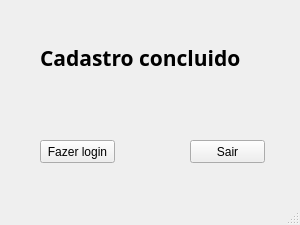
<?xml version="1.0" encoding="UTF-8"?>
<ui version="4.0">
 <class>MainWindow</class>
 <widget class="QMainWindow" name="MainWindow">
  <property name="geometry">
   <rect>
    <x>0</x>
    <y>0</y>
    <width>300</width>
    <height>225</height>
   </rect>
  </property>
  <property name="windowTitle">
   <string>MainWindow</string>
  </property>
  <widget class="QWidget" name="centralwidget">
   <widget class="QLabel" name="label">
    <property name="geometry">
     <rect>
      <x>40</x>
      <y>50</y>
      <width>221</width>
      <height>16</height>
     </rect>
    </property>
    <property name="font">
     <font>
      <family>Arial Black</family>
      <pointsize>16</pointsize>
      <weight>75</weight>
      <bold>true</bold>
     </font>
    </property>
    <property name="text">
     <string>Cadastro concluido</string>
    </property>
   </widget>
   <widget class="QPushButton" name="login_cadastro">
    <property name="geometry">
     <rect>
      <x>40</x>
      <y>140</y>
      <width>75</width>
      <height>23</height>
     </rect>
    </property>
    <property name="text">
     <string>Fazer login</string>
    </property>
   </widget>
   <widget class="QPushButton" name="sair">
    <property name="geometry">
     <rect>
      <x>190</x>
      <y>140</y>
      <width>75</width>
      <height>23</height>
     </rect>
    </property>
    <property name="text">
     <string>Sair</string>
    </property>
   </widget>
  </widget>
  <widget class="QStatusBar" name="statusbar"/>
 </widget>
 <resources/>
 <connections>
  <connection>
   <sender>sair</sender>
   <signal>clicked()</signal>
   <receiver>MainWindow</receiver>
   <slot>close()</slot>
   <hints>
    <hint type="sourcelabel">
     <x>227</x>
     <y>151</y>
    </hint>
    <hint type="destinationlabel">
     <x>149</x>
     <y>124</y>
    </hint>
   </hints>
  </connection>
 </connections>
</ui>
